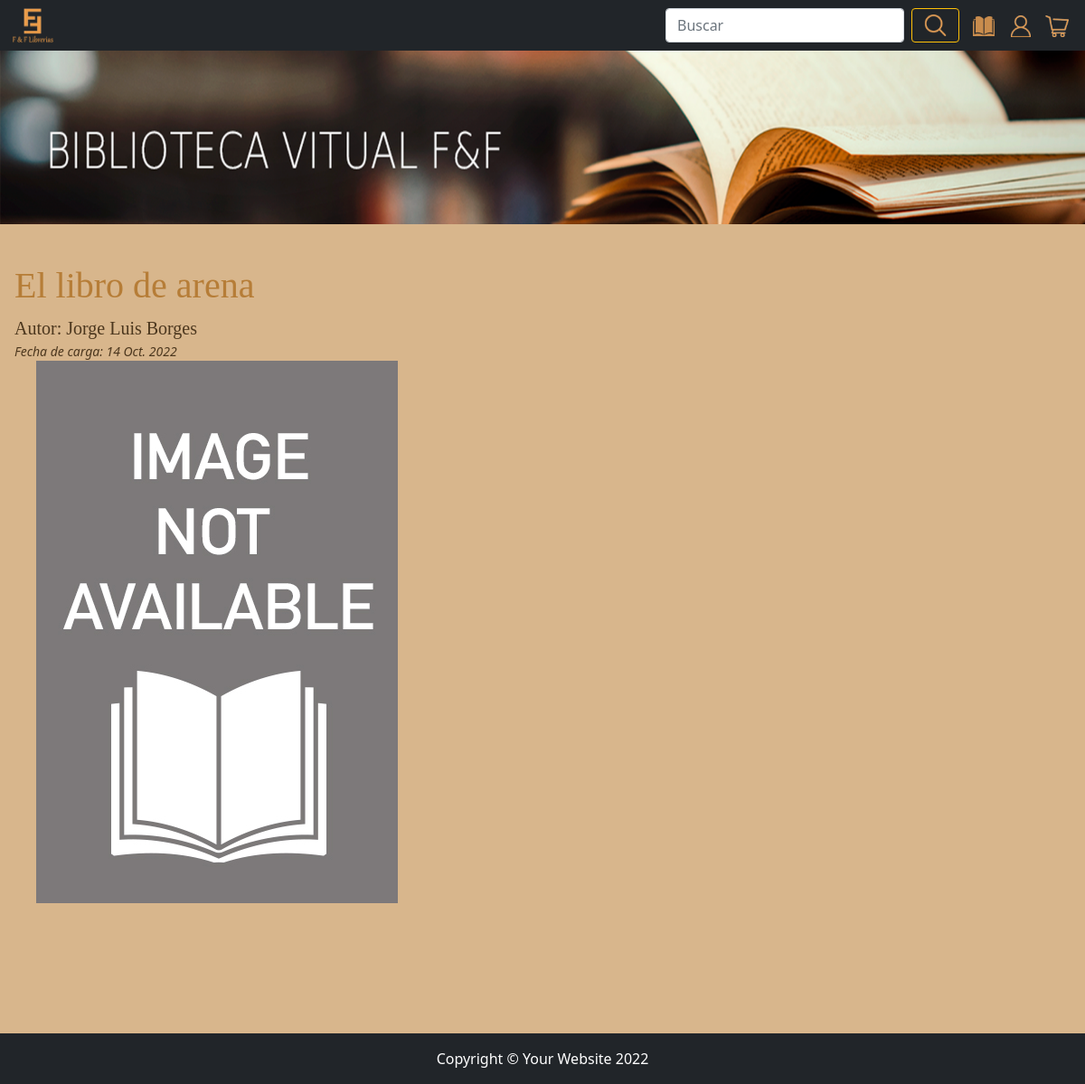
/LibCatalogo/blogDetail/el-libro-de-arena-2022-10-14, run on the app's committed database.
### LibCatalogo/models.py (models this page shows, shortened)
class Libros(models.Model):
    id=models.UUIDField(primary_key=True, default=uuid.uuid1, help_text="ID único de este ejemplar")
    titulo=models.CharField(max_length=50)
    genero=models.CharField(max_length=30)
    autor=models.CharField(max_length=50)
    descripcion=RichTextField(max_length=300)
    idioma=models.CharField(max_length=50)
    portada= models.ImageField(upload_to='avatares')
    post_date= models.DateField(default=date.today)
    slug=models.CharField(max_length=1000, null=True, blank=True)

### LibCatalogo/views.py (the view)
# urls.py: path('blogDetail/<str:slug_url>', blog_detail, name='blogDetail'),
def blog_detail(request, slug_url):
    blog = Libros.objects.get(slug=slug_url)
    return render (request, "LibCatalogo/blog_detail.html", {'blog':blog})

### LibCatalogo/templates/LibCatalogo/blog_detail.html (shortened to what this page needs)
{% extends "LibCatalogo/padre.html" %}
{% load static %}
{% block contenido1 %}
<div class="row">
    <div class="col-md-8">
        <h1 style="font-family: Impact; font-size: 40px; color: #b67d37"> {{ blog.titulo }} </h1>
        <span style="font-family: Impact; font-size: 20px; color: #4c371e">Autor: {{blog.autor}}</span>
        <div>
            <small style="font-style: italic; color: #4c371e"> Fecha de carga: {{ blog.post_date }}</small>
        </div>
        <div class="container jutify-content-left">
            <img src="{{ blog.portada }}" >
        </div>
    </div>
</div>
{% endblock %}

### data on the page
Libros: titulo "El libro de arena", autor "Jorge Luis Borges", post_date "14 Oct. 2022", portada (placeholder picture)
